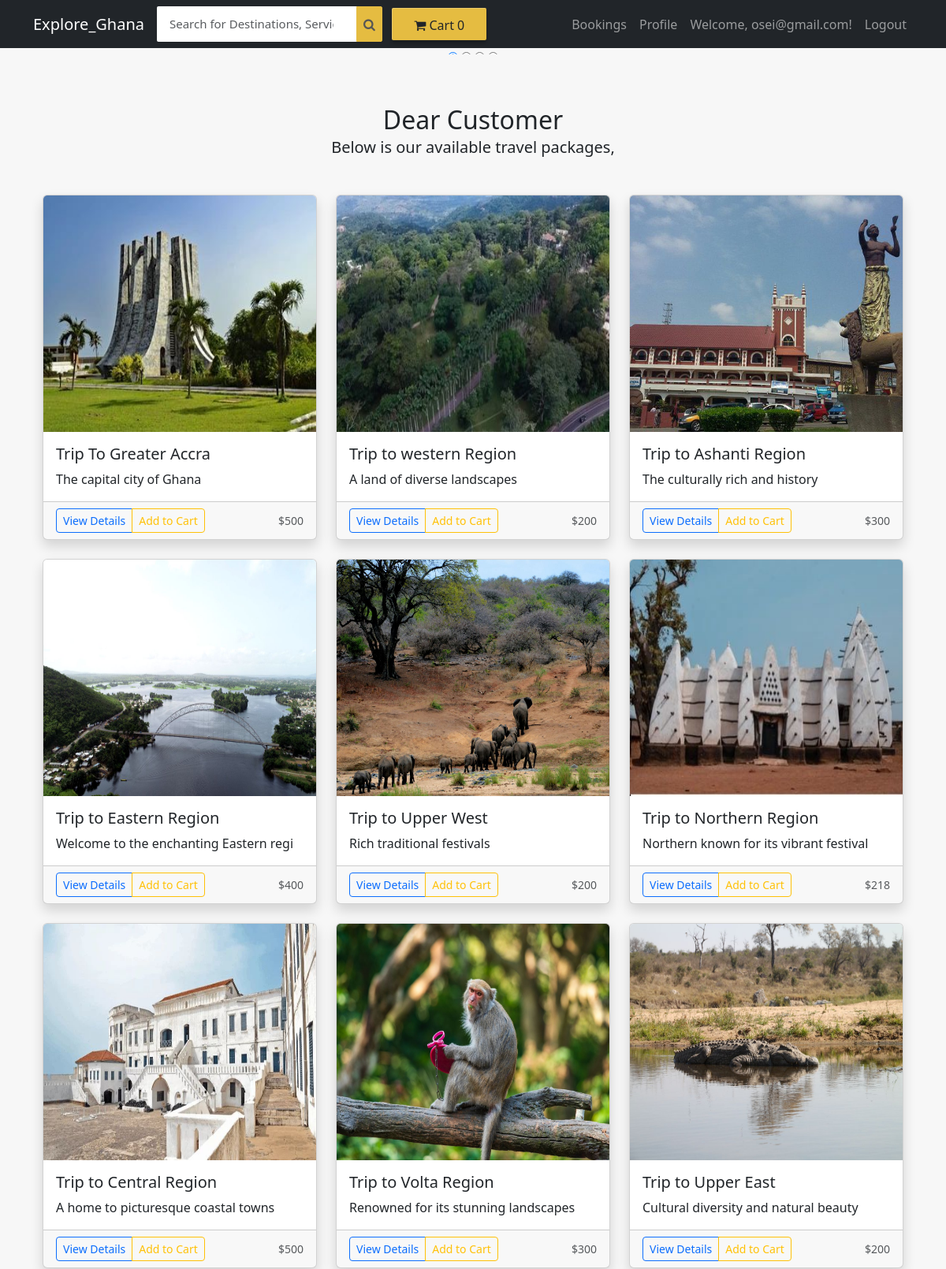
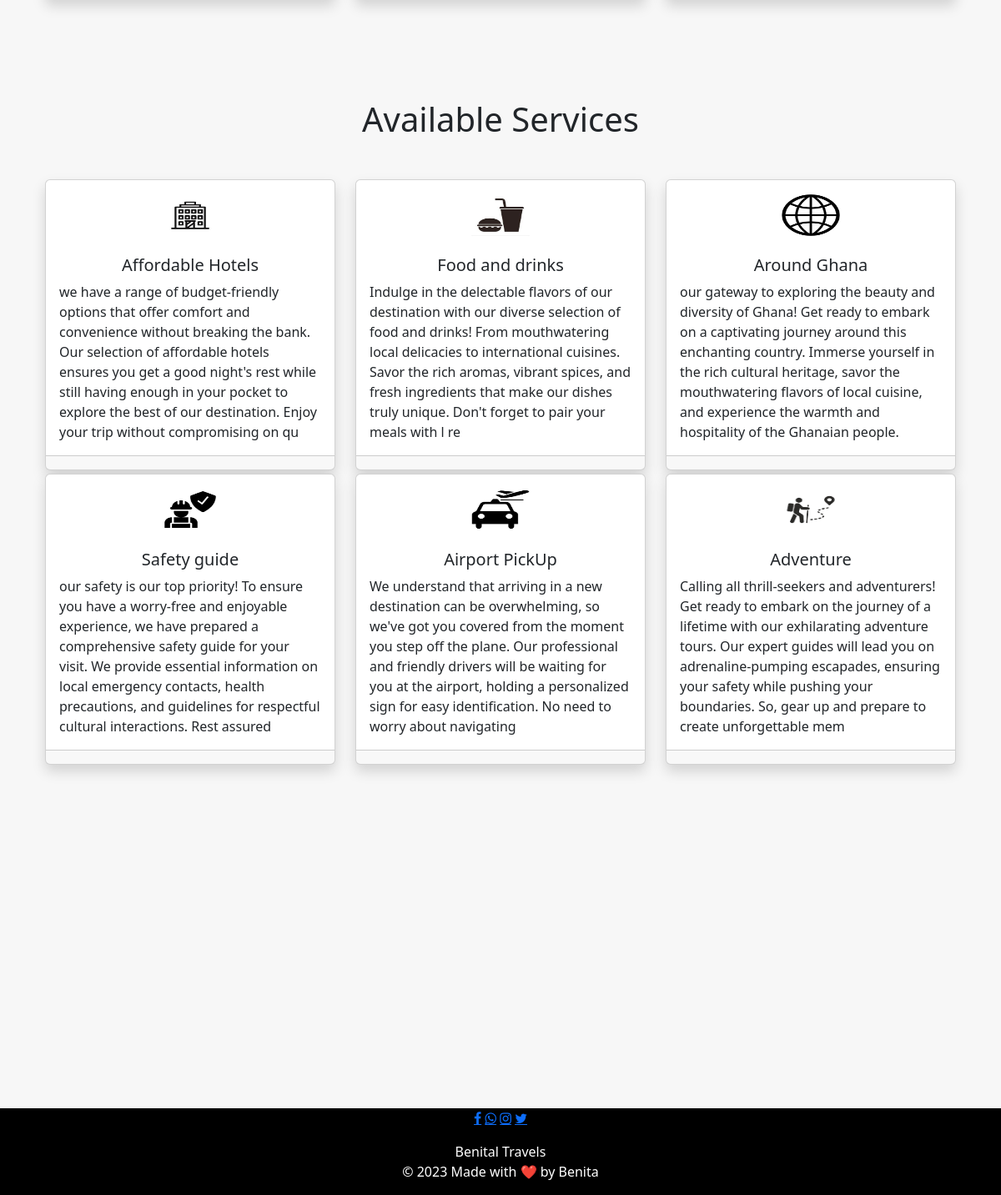
The app's page /customer-home (signed in) with its own data (2 pictures, top to bottom).
### ecom/models.py (models this page shows, shortened)
class Product(models.Model):
    name = models.CharField(max_length=40)
    product_image = models.ImageField(upload_to='product_image/', null=True, blank=True)
    price = models.PositiveIntegerField()
    detailed_description = models.CharField(max_length=2000 ,default='Fill in ')
    short_description = models.CharField(max_length=40)

class  Services(models.Model):
    name = models.CharField(max_length=40)
    service_image = models.ImageField(upload_to='service_image/', null=True, blank=True)
    description = models.CharField(max_length=300)

### ecom/views.py (the view)
# urls.py: path('customer-home', views.customer_home_view,name='customer-home'),
@login_required(login_url='customerlogin')
@user_passes_test(is_customer)
def customer_home_view(request):
    user_name = request.user.username
    services =models.Services.objects.all()
    products=models.Product.objects.all()
    if 'product_ids' in request.COOKIES:
        product_ids = request.COOKIES['product_ids']
        counter=product_ids.split('|')
        product_count_in_cart=len(set(counter))
    else:
        product_count_in_cart=0
    return render(request, 'ecom/customer_home.html', {'products': products,'services': services,  'product_count_in_cart': product_count_in_cart, 'user_name': user_name})

### ecom/views.py (called while the page is built)
def is_customer(user):
    return user.groups.filter(name='CUSTOMER').exists()

### templates/ecom/customer_home.html (shortened to what this page needs)
{% extends 'ecom/customer_base.html' %}
{% load static %}
{% block content %}
<div class="row">
  <div class="col-md-12">
    <div class="slider-container">
      <div class="menu">
      </div>
        <div class="slide slide-1"></div>
    </div>
  </div>
</div>
<div class="container py-5">
  <h2 class="text-center mb-1">Dear Customer </h2>
  <h5  class="text-center mb-5">Below is our available travel packages,</h5>
  <div class="row">
    {% if products %}
      {% for p in products %}
      <div class="col-md-4 mb-4">
        <div class="card h-100 shadow">
          <a href="{% url 'product-details' p.id %}">
            <img class="card-img-top" src="{% static p.product_image.url %}" alt="Product Image" height="300px">
          </a>
          <div class="card-body">
            <h5 class="card-title">{{ p.name }}</h5>
            <p class="card-text">{{ p.short_description }}</p>
          </div>
          <div class="card-footer d-flex justify-content-between align-items-center">
            <div class="btn-group">
              <a href="{% url 'product-details' p.id %}" class="btn btn-sm btn-outline-primary">View Details</a>
              <a href="{% url 'add-to-cart' p.id %}" class="btn btn-sm btn-outline-warning">Add to Cart</a>
            </div>
            <small class="text-muted">${{ p.price }}</small>
          </div>
        </div>
      </div>
      {% endfor %}
    {% else %}
      <div class="col-md-12">
        <h3 class="text-center">No Search Found</h3>
      </div>
    {% endif %}
  </div>
</div>
<div class="container py-5">
  <h1 class="text-center mb-5">Available Services</h1>
  <div class="row">
    {% if services %}
      {% for s in services %}
      <div class="col-md-4 mb-1">
        <div class="card h-100 shadow service-card">
          <div class="service-icon-container py-2">
            <img class="card-img-top service-icon" src="{% static s.service_image.url %}" alt="Service Icon">
          </div>
          <div class="card-body">
            <h5 class="card-title text-center">{{ s.name }}</h5>
            <p class="card-text">{{ s.description }}</p>
          </div>
          <div class="card-footer d-flex justify-content-between align-items-center">
          </div>
        </div>
      </div>
      {% endfor %}
    {% else %}
      <div class="col-md-12">
        <h3 class="text-center">No Search Found</h3>
      </div>
    {% endif %}
  </div>
</div>
<br><br><br>
<br><br><br><br><br><br><br><br><br><br><br><br>
{% endblock content %}

### templates/ecom/customer_base.html (shortened to what this page needs)
{% load static %}
<!DOCTYPE html>
<html>
<head>
    <link href="https://cdn.jsdelivr.net/npm/bootstrap@5.3.0/dist/css/bootstrap.min.css" rel="stylesheet">
    <link rel="stylesheet" href="https://maxcdn.bootstrapcdn.com/font-awesome/4.7.0/css/font-awesome.min.css">
</head>
<body>
<nav id="navbar" class="navbar navbar-expand-lg navbar-dark bg-dark">
  <div class="container">
    <a class="navbar-brand" href="/">Explore_Ghana</a>
    <div class="collapse navbar-collapse" id="navbar-collapse">
<form action="/search" method="get" class="d-flex navbar-form navbar-right">
  <div class="input-group">
    <input class="form-control navbar-input" type="search" placeholder="Search for Destinations, Services and more" name="query" id="query">
    <div class="input-group-append">
      <button class="btn btn-outline-light navbar-button px-2" type="submit"  style="height: 45px;">
        <span class="fa fa-search"></span>
      </button>
    </div>
  </div>
</form>
      <a class="navbar-text cart-button" href="/cart">
        <span class="fa fa-shopping-cart cart-svg"></span>  Cart <span class="item-number">{{ product_count_in_cart }}</span>
      </a>
      <ul class="navbar-nav ms-auto">
        <li class="nav-item">
          <a class="nav-link" href="/my-order">Bookings</a>
        </li>
        <li class="nav-item">
          <a class="nav-link" href="/my-profile">Profile</a>
        </li>
        <li class="nav-item">
          <span class="nav-link">Welcome, {{ user_name }}!</span>
        </li>
        <li class="nav-item">
          <a class="nav-link" href="/logout">Logout</a>
        </li>
      </ul>
    </div>
  </div>
</nav>
<div class="container">
    <div class="row">
        <div class="col-md-12 col-sm-12">
            {% block content %}
            {% endblock content %}
        </div>
    </div>
</div>
<footer style="background-color: black;">
    <div class="container">
        <div class="row">
            <div class="col-md-12 col-sm-12 text-center">
                <p>
                    <a href="https://www.facebook.com/benita.katalena" class="fa fa-facebook"></a>
                    <a href="https://wa.me/233558803168" class="fa fa-whatsapp"></a>
                    <a href="https://instagram.com/mami.gyamfua?igshid=MzRlODBiNWFlZA==" class="fa fa-instagram"></a>
                    <a href="#" class="fa fa-twitter"></a>
                </p>
            </div>
        </div>
        <div class="row">
            <div class="col-md-12 col-sm-12 text-center">
                <div style="color:#ffffff;" class="wow fadeInUp footer-copyright">
                    <p>Benital Travels<br>
                        &copy; 2023 Made with  &#10084;&#65039; by Benita
                    </p>
                </div>
            </div>
        </div>
    </div>
</footer>
</body>
</html>

### templates/ecom/customer_base.html (style rules this page uses)
body { background-color: #f7f7f7; }
.navbar-input { padding: 11px 16px; border-radius: 2px 0 0 2px; border: 0 none; outline: 0 none; font-size: 15px; }
.navbar-button { background-color: #e5bc41; border: 1px solid #e5bc41; border-radius: 0 2px 2px 0; color: #565656; padding: 10px 0; height: 43px; cursor: pointer; }
.cart-button { background-color: #E5BC41; box-shadow: 0 4px 4px 0 rgba(0, 0, 0, .23), inset 1px 1px 0 0 hsla(0, 0%, 100%, .2); padding: 10px 0; text-align: center; height: 41px; border-radius: 2px; font-weight: 500; width: 120px; display: inline-block; color: #FFFFFF; text-decoration: none; color: inherit; border: none; outline: none; }

### templates/ecom/customer_home.html (style rules this page uses)
.service-icon-container { margin-top: 12px; margin-bottom: 2px; display: flex; justify-content: center; align-items: center; height: 60px; }
.service-icon { max-height: 50px; max-width: 20%; }

### records on screen
Product: product_image (picture), name "Trip To Greater Accra", short_description "The capital city of Ghana", price "500"
Product: product_image (picture), name "Trip to western Region", short_description "A land of diverse landscapes", price "200"
Product: product_image (picture), name "Trip to Ashanti Region", short_description "The culturally rich and history", price "300"
Product: product_image (picture), name "Trip to Eastern Region", short_description "Welcome to the enchanting Eastern regi", price "400"
Product: product_image (picture), name "Trip to Upper West", short_description "Rich traditional festivals", price "200"
Product: product_image (picture), name "Trip to Northern Region", short_description "Northern known for its vibrant festival", price "218"
Product: product_image (picture), name "Trip to Central Region", short_description "A home to picturesque coastal towns", price "500"
Product: product_image (picture), name "Trip to Volta Region", short_description "Renowned for its stunning landscapes", price "300"
Product: product_image (picture), name "Trip to Upper East", short_description "Cultural diversity and natural beauty", price "200"
Services: service_image (picture), name "Affordable Hotels", description "we have a range of budget-friendly options that offer comfort and convenience without breaking the bank. Our selection of affordable hotels ensures you get a good night's rest while still having enough in your pocket to explore the best of our destination. Enjoy your trip without compromising on qu"
Services: service_image (picture), name "Food and drinks", description "Indulge in the delectable flavors of our destination with our diverse selection of food and drinks! From mouthwatering local delicacies to international cuisines. Savor the rich aromas, vibrant spices, and fresh ingredients that make our dishes truly unique. Don't forget to pair your meals with l re"
Services: service_image (picture), name "Around Ghana", description "our gateway to exploring the beauty and diversity of Ghana! Get ready to embark on a captivating journey around this enchanting country. Immerse yourself in the rich cultural heritage, savor the mouthwatering flavors of local cuisine, and experience the warmth and hospitality of the Ghanaian people."
Services: service_image (picture), name "Safety guide", description "our safety is our top priority! To ensure you have a worry-free and enjoyable experience, we have prepared a comprehensive safety guide for your visit. We provide essential information on local emergency contacts, health precautions, and guidelines for respectful cultural interactions. Rest assured"
Services: service_image (picture), name "Airport PickUp", description "We understand that arriving in a new destination can be overwhelming, so we've got you covered from the moment you step off the plane. Our professional and friendly drivers will be waiting for you at the airport, holding a personalized sign for easy identification. No need to worry about navigating"
Services: service_image (picture), name "Adventure", description "Calling all thrill-seekers and adventurers! Get ready to embark on the journey of a lifetime with our exhilarating adventure tours. Our expert guides will lead you on adrenaline-pumping escapades, ensuring your safety while pushing your boundaries. So, gear up and prepare to create unforgettable mem"

### other values on screen
{{ product_count_in_cart }} "0"
{{ user_name }} "osei@gmail.com"
